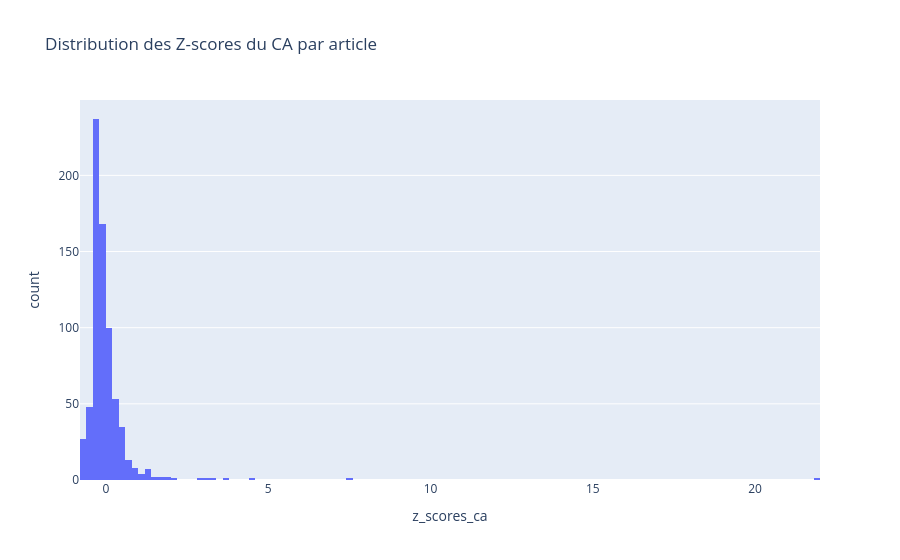

Notebook code cell kept with this figure:
### Code cell
#histogramme z_scores
px.histogram(
    total_df, x='z_scores_ca', title="Distribution des Z-scores du CA par article")

### Figure 1 — Plotly figure (JSON) as saved in the notebook; plotly's stock layout.template omitted (floating-point values rounded to 4 significant figures; data arrays with more than 128 entries replaced by an {"elided": "..."} marker saying what was removed)
{"data": [{"alignmentgroup": "True", "bingroup": "x", "hovertemplate": "z_scores_ca=%{x}<br>count=%{y}<extra></extra>", "legendgroup": "", "marker": {"color": "#636efa", "pattern": {"shape": ""}}, "name": "", "offsetgroup": "", "orientation": "v", "showlegend": false, "type": "histogram", "x": {"elided": "825 float values"}, "xaxis": "x", "yaxis": "y"}], "layout": {"barmode": "relative", "legend": {"tracegroupgap": 0}, "title": {"text": "Distribution des Z-scores du CA par article"}, "xaxis": {"anchor": "y", "domain": [0, 1], "title": {"text": "z_scores_ca"}}, "yaxis": {"anchor": "x", "domain": [0, 1], "title": {"text": "count"}}}}
